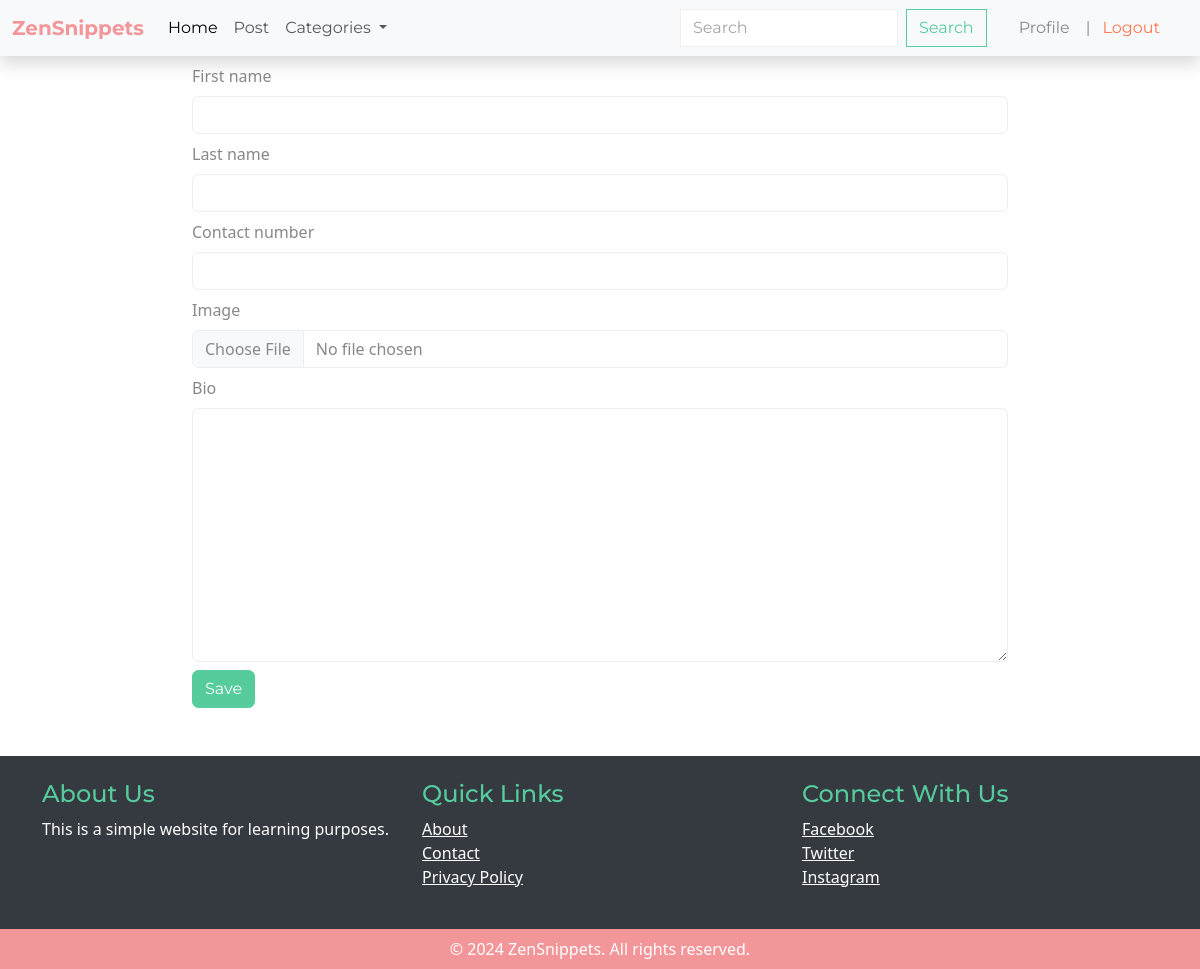
/users/profile/edit (signed in), run on an earlier commit of the app's database.
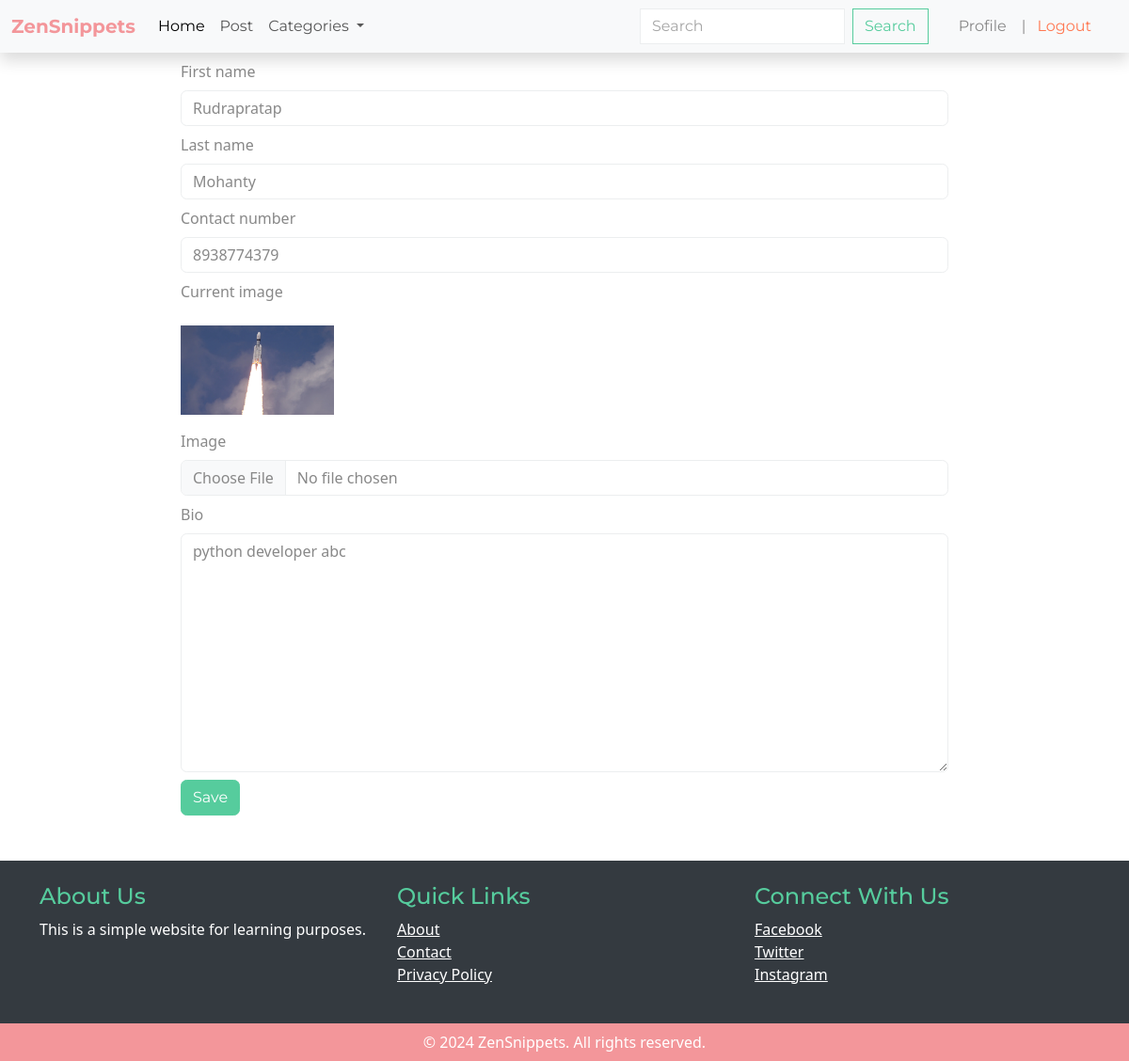
And on a later commit of the database.
### users/models.py (models this page shows, shortened)
class Profile(models.Model):
    user = models.OneToOneField(User, on_delete=models.CASCADE)
    first_name = models.CharField(max_length=20, blank = True, null = True)
    last_name = models.CharField(max_length=20, blank = True, null = True)
    contact_number = models.CharField(max_length=20, default = '999999999')
    image = models.ImageField(upload_to= 'profile_images/' , default= 'profile.jpg')
    bio = models.TextField(max_length = 500, blank = True, null = True)

### users/views.py (the view, shortened to what this page needs)
# urls.py: path('profile/edit', edit_profile,  name='edit_profile'),
@login_required
def edit_profile(request):
    try:
        profile = request.user.profile
    except Profile.DoesNotExist:
        profile = None
    return render(request, 'users/edit_profile.html', {'profile': profile})

### article/models.py (called while the page is built)
    def __str__(self):
        return self.name

### article/views.py (called while the page is built)
def categories(request):
    categories = Category.objects.all()
    return {
        'categories': categories,
    }

### users/templates/users/edit_profile.html (shortened to what this page needs)
{% extends "base.html" %}
{% block content %}
<div style="width:70%;" class="container">
    <form action="" method= "POST" enctype="multipart/form-data">
        <div class="form-group my-2">
            <label class="form-label" for="first_name">First name</label>
            <input class="form-control" type="text" id="first_name" name="first_name" value={{profile.first_name}}>
        </div>
        <div class="form-group my-2">
            <label class="form-label" for="last_name">Last name</label>
            <input class="form-control" type="text" id="last_name" name="last_name" value= {{profile.last_name}}>
        </div>
        <div class="form-group my-2">
            <label class="form-label" for="contact_number">Contact number</label>
            <input class="form-control" type="text" id="contact_number" name="contact_number" value={{profile.contact_number}}>
        </div>
        {% if profile.image.url %}
        <span>
            <p>Current image</p>
            <img class="my-2" style="width:20%;" src="{{profile.image.url}}" alt="">
        </span>
        {% endif %}
        <div class="form-group my-2">
            <label class="form-label" for="image">Image</label>
            <input class="form-control" type="file" id="image" name="image">
        </div>
        <div class="form-group my-2">
            <label class="form-label" for="">Bio</label>
            <textarea class="form-control" name="bio" id="bio" cols="30" rows="10">{{profile.bio}}</textarea>
        </div>
        <button class="btn btn-success" type="submit">Save</button>
    </form>
</div>
{% endblock content %}

What changed in the data, as far as the page shows it:
added Profile: first_name "Rudrapratap", last_name "Mohanty", contact_number "8938774379", image (picture), bio "python developer abc"
Also different on the page:
text now shown: "Current image"
